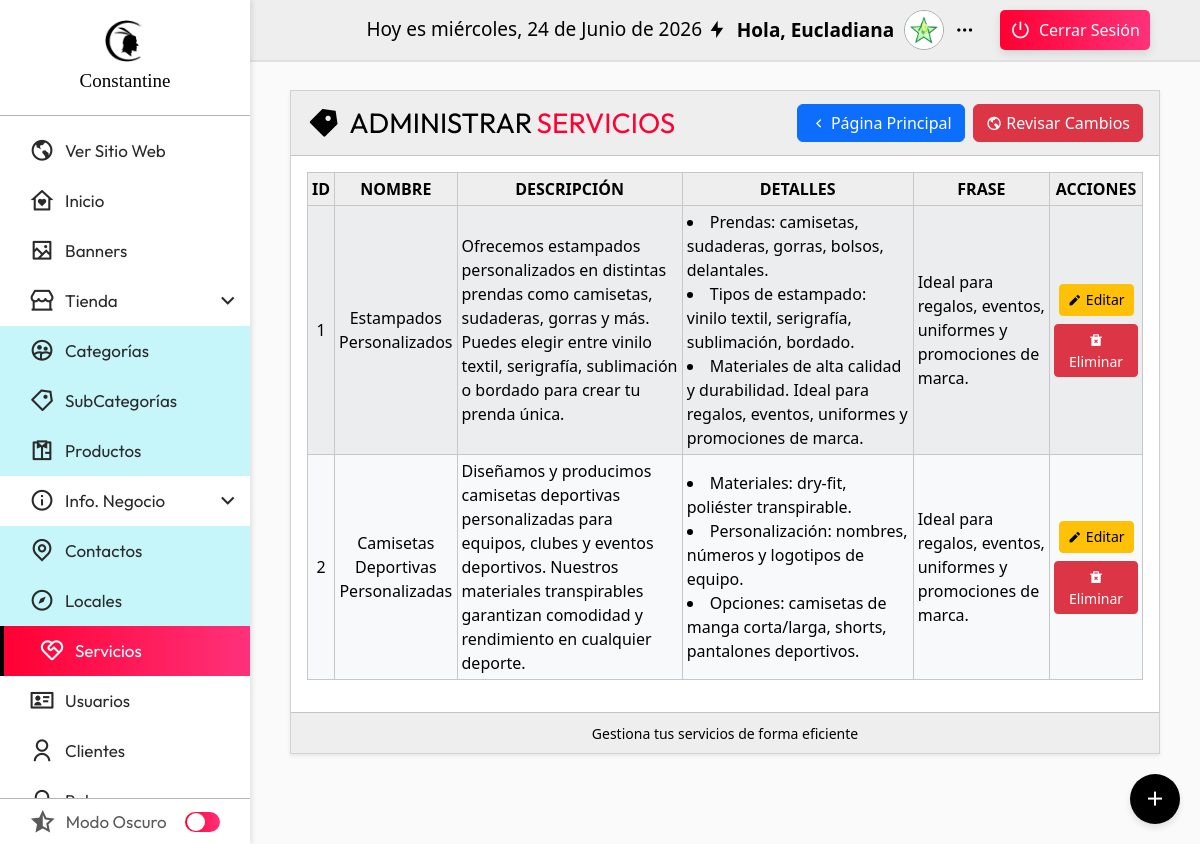
The page /admin/seccion/servicios/index.php (signed in) on the database its author committed.
### tables this page shows
CREATE TABLE servicio (
    id_servicio INT AUTO_INCREMENT PRIMARY KEY,
    nombre_servicio VARCHAR(50) ,
    descripcion TEXT,
    detalle_1 TEXT,
    detalle_2 TEXT,
    detalle_3 TEXT,
    detalle_4 TEXT,
    detalle_5 TEXT,
    frase TEXT,
    imagen VARCHAR(255) NOT NULL,
    fecha_creacion TIMESTAMP DEFAULT CURRENT_TIMESTAMP,
    fecha_actualizacion TIMESTAMP DEFAULT CURRENT_TIMESTAMP ON UPDATE CURRENT_TIMESTAMP
);

### admin/seccion/servicios/index.php (the view, shortened to what this page needs)
<?php
    include("../inicio/conexion.php");
    $sentencia = $conexion->prepare("SELECT * FROM servicio");
    $sentencia->execute();
    $listaServicios = $sentencia->fetchAll(PDO::FETCH_ASSOC);
    include("../../templates/header_admin.php");
?>
<div id="ventana_escritorio" class="card shadow-sm d-none d-lg-block rounded-0">
    <div class="card-header d-flex justify-content-between align-items-center rounded-0" style="color: var(--color_texto); background-color: var(--color_barra_superior);">
        <span class="titulo_categoria d-flex align-items-center gap-1 flex-wrap">
            <i class="ri-price-tag-3-fill"></i>
            Administrar <span class="text_red">Servicios</span>
        </span>
        <div class="d-flex gap-2">
            <a name="atras" id="atras" class="btn btn-primary d-flex align-items-center gap-1" href="../inicio/" role="button">
                <i class="ri-arrow-left-s-line"></i> Página Principal
            </a>
            <a name="sitio_web" id="sitio_web" class="btn btn-danger d-flex align-items-center gap-1" href="../../../index.php" target="_blank" role="button">
                <i class="ri-earth-line"></i> Revisar Cambios
            </a>
        </div>
    </div>
    <div class="card-body" style="color: var(--color_texto); background-color: var(--color_barra_lateral);">
        <div class="table-responsive">
            <table class="table table-sm table-light table-bordered table-hover align-middle table-striped no-datatable">
                <thead>
                    <tr>
                        <th class="text-center">ID</th>
                        <th class="text-center">NOMBRE</th>
                        <th class="text-center">DESCRIPCIÓN</th>
                        <th class="text-center">DETALLES</th>
                        <th class="text-center">FRASE</th>
                        <th class="text-center">ACCIONES</th>
                    </tr>
                </thead>
                <tbody>
                    <?php foreach($listaServicios as $servicio) { ?>
                        <tr class="align-middle">
                            <td scope="row" class="text-center"><?php echo $servicio['id_servicio']; ?></td>
                            <td class="text-center"><?php echo $servicio['nombre_servicio']; ?></td>
                            <td><?php echo $servicio['descripcion']; ?></td>
                            <td>
                                <li>
                                    <?php echo $servicio['detalle_1']; ?> </br>
                                </li>
                                <li>
                                    <?php echo $servicio['detalle_2']; ?> </br>
                                </li>
                                <li>
                                    <?php echo $servicio['detalle_3']; ?> </br>
                                </li>
                            </td>
                            <td><?php echo $servicio['frase']; ?></td>
                            <td class="align-middle text-center">
                                <a class="btn btn-warning btn-sm mb-2 <?php echo $permiso['editar']; ?>" href="editar.php?txtID=<?php echo $servicio['id_servicio']; ?>" role="button">
                                    <i class="ri-pencil-fill"></i> Editar
                                </a>
                                <button <?php echo $permiso['eliminar']; ?> class="btn btn-danger btn-sm" onclick="confirmDelete(<?php echo $servicio['id_servicio']; ?>)">
                                    <i class="ri-delete-bin-2-fill"></i> Eliminar
                                </button>
                            </td>
                        </tr>
                    <?php } ?>
                </tbody>
            </table>
        </div>
    </div>
    <div class="card-footer text-center rounded-0" style="color: var(--color_texto); background-color: var(--color_barra_superior);">
        <small>Gestiona tus servicios de forma eficiente</small>
    </div>
</div>
<div class="main_botones_flotantes">
        <div class="botones_fixed">
            <li>
                <a class="boton_agregar <?php echo $permiso['crear']; ?>" href="crear.php">
                    <i class="ri-add-line"></i>
                </a>
            </li>
        </div>
    </div>
<?php include("../../templates/footer_admin.php"); ?>

### admin/css/header.css (style rules this page uses)
:root { --nav_font: 'Outfit','Segoe UI', Tahoma, Geneva, Verdana, sans-serif; --titulo_font: "Outfit", sans-serif; --logo_font: "BankGothic"; --color_primario: #000000; --color_secundario: #FF0033; --color_blanco: #ffebeb; --titulo_cuerpo: 30px; --subtitulo_cuerpo: 20px; --parrafo_cuerpo: 15px; --titulo_lista: 23px; --color_barra_lateral:rgb(255,255,255); --color_barra_superior:rgb(238,238,238); --color_texto: rgb(0,0,0); --color_texto_menu:rgb(42, 42, 42); --color_menu_hover:rgb(238,238,238); --color_menu_hover_texto:rgb(0,0,0); --color_submenu_bg: #c7f6fa; --color_boton: #FF0033; --color_boton_hover: rgb(0,0,0); --color_boton_texto:rgb(255,255,255); --color_hover_modulo: linear-gradient(to left, #FF317A, var(--color_secundario)); --color_linea:rgb(180,180,180); --color_switch_base :rgb(201,202,206); --color_switch_circulo:rgb(148, 148, 148); --color_scroll:rgb(192,192,192); --color_scroll_hover:rgb(134,134,134); --color_main_bg: rgb(250, 250, 250); --color_main_text: rgb(0, 0, 0); }
* { margin: 0; padding: 0; box-sizing: border-box; }
body { height: 100vh; width: 100%; }
.text_red { color: var(--color_secundario); }
.titulo_categoria { font-family: var(--titulo_font); font-size: 28px; text-transform: uppercase; }
.titulo_categoria i { font-size: 2rem; margin-right: 5px; }
.table thead tr { background: var(--color_barra_superior); }
.table thead th { background: transparent; text-transform: uppercase; }
.main_botones_flotantes { position: fixed; bottom: 20px; right: 20px; display: flex; flex-direction: column; gap: 10px; z-index: 1000; }
.botones_fixed { display: flex; flex-direction: column; gap: 10px; }
.botones_fixed li { list-style-type: none; }
.botones_fixed a { display: flex; justify-content: center; align-items: center; width: 50px; height: 50px; border-radius: 50%; color: #fff; text-align: center; box-shadow: 0px 4px 6px rgba(0, 0, 0, 0.1); transition: background-color 0.3s ease; text-decoration: none; }
.boton_agregar { background-color: #000; }
.botones_fixed i { font-size: 24px; }

### admin/seccion/servicios/index.php (style rules this page uses)
.table th, .table td { max-width: 450px; }
.table th:nth-child(1), .table td:nth-child(1) { width: 10px; }
.table th:nth-child(2), .table td:nth-child(2) { width: 10px; }
.table th:nth-child(4), .table td:nth-child(3) { width: 450px; }
.table th:nth-child(5), .table td:nth-child(4) { width: 200px; }
.table th:nth-child(6), .table td:nth-child(5) { width: 100px; }
.table th:nth-child(7), .table td:nth-child(6) { width: 50px; }

### rows shown on the page
servicio: id_servicio "1", nombre_servicio "Estampados Personalizados", descripcion "Ofrecemos estampados personalizados en distintas prendas como camisetas, sudaderas, gorras y más. Puedes elegir entre vinilo textil, serigrafía, sublimación o bordado para crear tu prenda única.", detalle_1 "Prendas: camisetas, sudaderas, gorras, bolsos, delantales.", detalle_2 "Tipos de estampado: vinilo textil, serigrafía, sublimación, bordado.", detalle_3 "Materiales de alta calidad y durabilidad. Ideal para regalos, eventos, uniformes y promociones de marca.", frase "Ideal para regalos, eventos, uniformes y promociones de marca."
servicio: id_servicio "2", nombre_servicio "Camisetas Deportivas Personalizadas", descripcion "Diseñamos y producimos camisetas deportivas personalizadas para equipos, clubes y eventos deportivos. Nuestros materiales transpirables garantizan comodidad y rendimiento en cualquier deporte.", detalle_1 "Materiales: dry-fit, poliéster transpirable.", detalle_2 "Personalización: nombres, números y logotipos de equipo.", detalle_3 "Opciones: camisetas de manga corta/larga, shorts, pantalones deportivos.", frase "Ideal para regalos, eventos, uniformes y promociones de marca."

### other values the page prints
fechaC() "Hoy es miércoles, 24 de Junio de 2026"
$_SESSION['nombres'] "Eucladiana"
